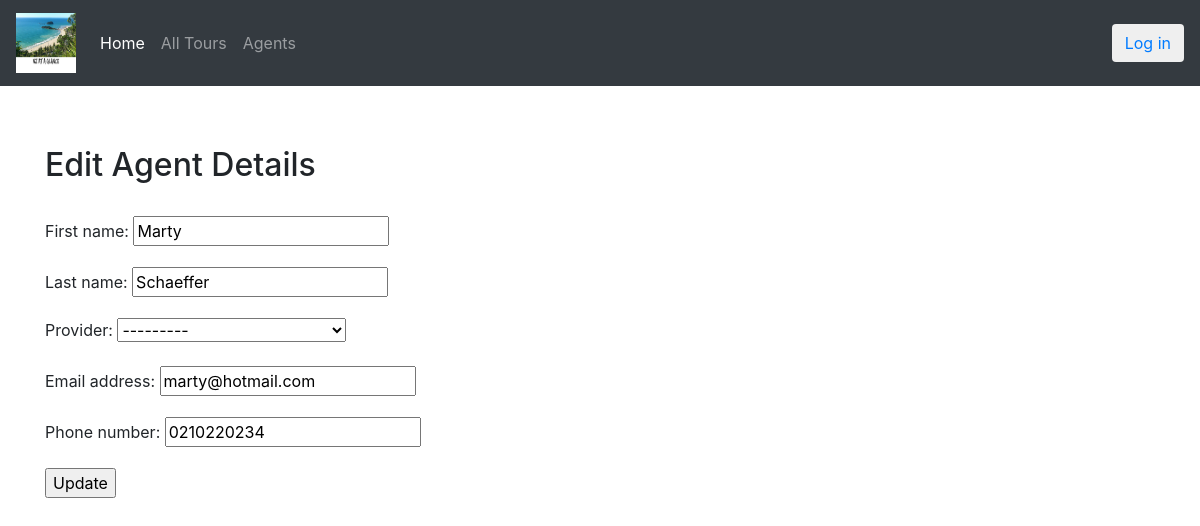
Before: /agents/1/edit with the older database file.
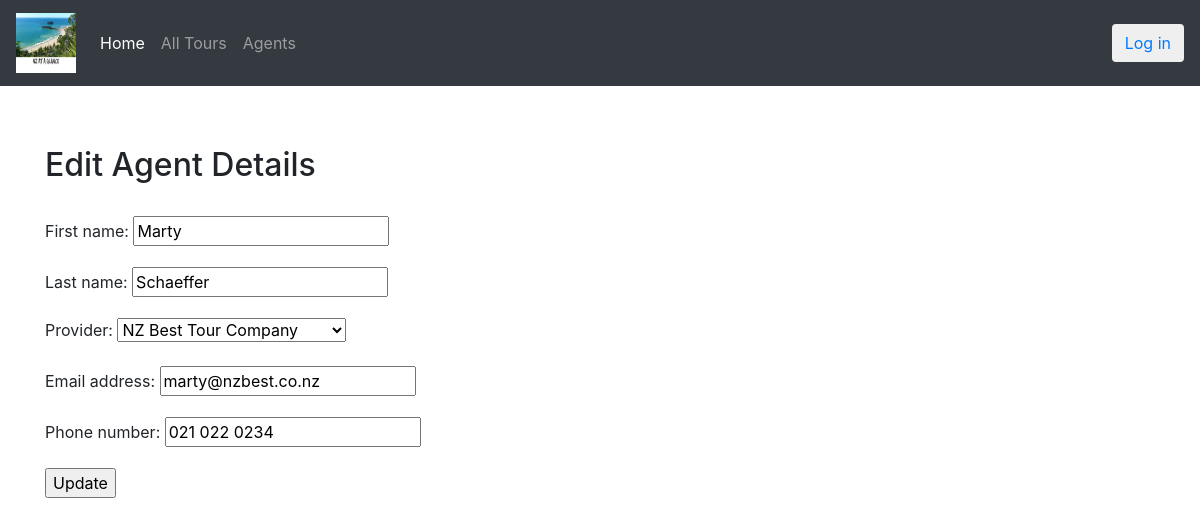
After: the same page with the newer database file.
### home/models.py (models this page shows, shortened)
class Agent(models.Model):
    PROVIDER_CHOICES = [
        ('NZ BEST', 'NZ Best Tour Company'),
        ('NZ First', 'New Zealand First'),
        ('Little Black Bus', 'Little Black Individual Tours')
    ]
    first_name = models.CharField(max_length=50)
    last_name = models.CharField(max_length=50)
    agent_username = models.CharField(max_length=30)
    email_address = models.EmailField(max_length=30) #changed from CharField for built-in email validation
    phone_number = models.CharField(max_length=30)
    provider = models.CharField(choices=PROVIDER_CHOICES, max_length=30)

### home/views.py (the view)
# urls.py: path('agents/<int:pk>/edit', AgentUpdateView.as_view(), name='agent_edit'),
class AgentUpdateView(UpdateView):
    queryset = Agent.objects.all()
    form_class = AgentForm
    template_name = "agent_edit.html"
    context_object_name = 'agent'

### home/forms.py (shortened to what this page needs)
class AgentForm(ModelForm):
    class Meta:
        model = Agent
        fields = ['first_name', 'last_name', 'provider', 'email_address', 'phone_number']

### home/templates/agent_edit.html (shortened to what this page needs)
{% extends 'base.html'%}
{% block content %}
<h2>Edit Agent Details</h2>
<br>
<form action="" method="post">
    {{ form.as_p }}
    <input type="submit" value="Update">
</form>
{% endblock content %}

Changed rows visible on the page:
changed Agent "Marty": provider "---------" → "NZ Best Tour Company"; email_address "marty@hotmail.com" → "marty@nzbest.co.nz"; phone_number "0210220234" → "021 022 0234"
